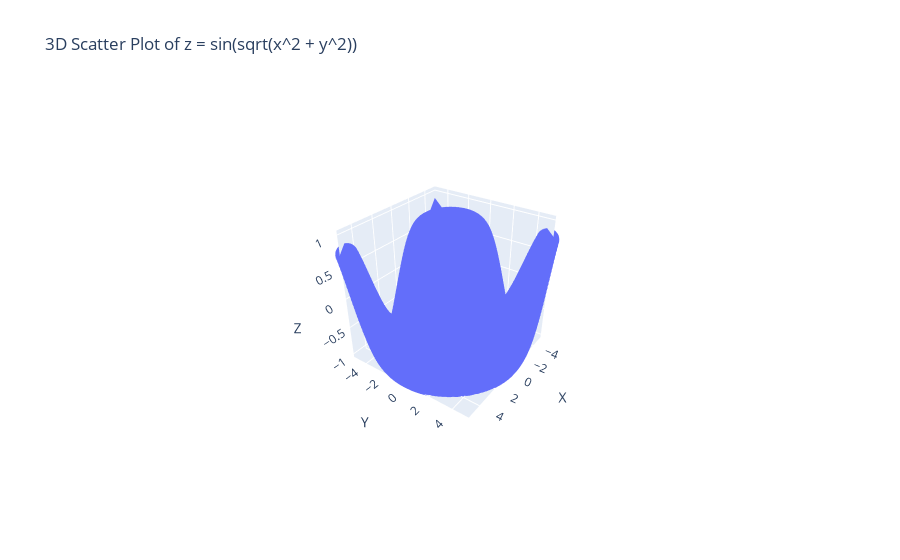

Notebook source saved alongside this figure:
### Markdown cell above
Q4. Using the given x and y data, generate a 3D surface plot to visualize the function z=sin(sqrt((x^2+y^2))

### Code cell
import numpy as np
import pandas as pd
import plotly.express as px
x = np.linspace(-5, 5, 100)  
y = np.linspace(-5, 5, 100)  
x, y = np.meshgrid(x, y)  

z = np.sin(np.sqrt(x**2 + y**2))

data = {
    'X': x.flatten(),
    'Y': y.flatten(),
    'Z': z.flatten()
}
df = pd.DataFrame(data)
fig = px.scatter_3d(df, x='X', y='Y', z='Z', title='3D Scatter Plot of z = sin(sqrt(x^2 + y^2))')
fig.show()

### Figure 1 — Plotly figure (JSON) as saved in the notebook; plotly's stock layout.template omitted (floating-point values rounded to 4 significant figures; data arrays with more than 128 entries replaced by an {"elided": "..."} marker saying what was removed)
{"data": [{"hovertemplate": "X=%{x}<br>Y=%{y}<br>Z=%{z}<extra></extra>", "legendgroup": "", "marker": {"color": "#636efa", "symbol": "circle"}, "mode": "markers", "name": "", "scene": "scene", "showlegend": false, "type": "scatter3d", "x": {"elided": "10000 float values"}, "y": {"elided": "10000 float values"}, "z": {"elided": "10000 float values"}}], "layout": {"autosize": true, "legend": {"tracegroupgap": 0}, "scene": {"aspectmode": "auto", "aspectratio": {"x": 1, "y": 1, "z": 1}, "camera": {"center": {"x": 0, "y": 0, "z": 0}, "eye": {"x": 2.199, "y": 1.57, "z": 1.669}, "projection": {"type": "perspective"}, "up": {"x": 0, "y": 0, "z": 1}}, "domain": {"x": [0, 1], "y": [0, 1]}, "xaxis": {"title": {"text": "X"}, "type": "linear"}, "yaxis": {"title": {"text": "Y"}, "type": "linear"}, "zaxis": {"title": {"text": "Z"}, "type": "linear"}}, "title": {"text": "3D Scatter Plot of z = sin(sqrt(x^2 + y^2))"}}}
